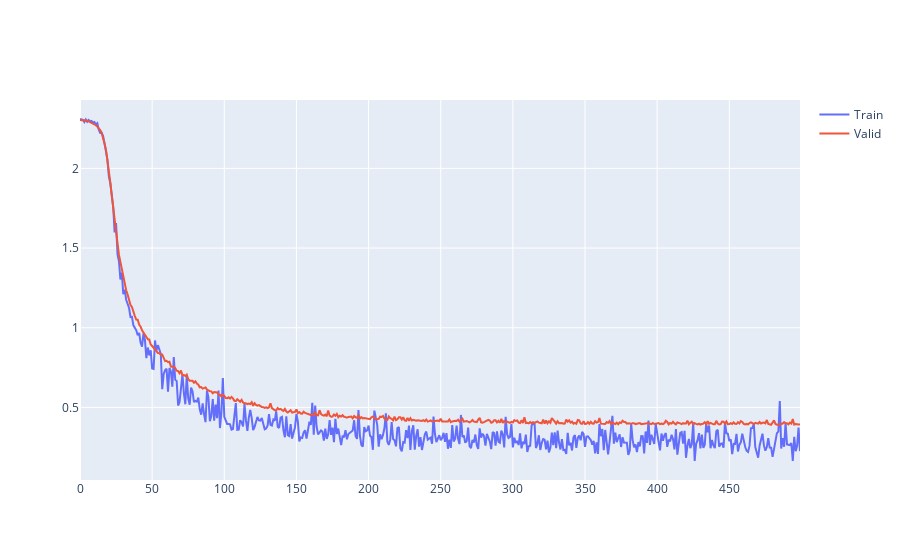

The code cell stored with this chart in its notebook:
### Code cell
import plotly.graph_objects as go


fig = go.Figure()
fig.add_trace(go.Scatter(x= np.arange(len(loss_train)), y= loss_train, name= 'Train'))
fig.add_trace(go.Scatter(x= np.arange(len(loss_valid)), y= loss_valid, name= 'Valid'))
fig.show()

### Figure 1 — Plotly figure (JSON) as saved in the notebook; plotly's stock layout.template omitted (floating-point values rounded to 4 significant figures; data arrays with more than 128 entries replaced by an {"elided": "..."} marker saying what was removed)
{"data": [{"name": "Train", "type": "scatter", "x": {"elided": "500 int values"}, "y": {"elided": "500 float values"}}, {"name": "Valid", "type": "scatter", "x": {"elided": "500 int values"}, "y": {"elided": "500 float values"}}], "layout": {}}
